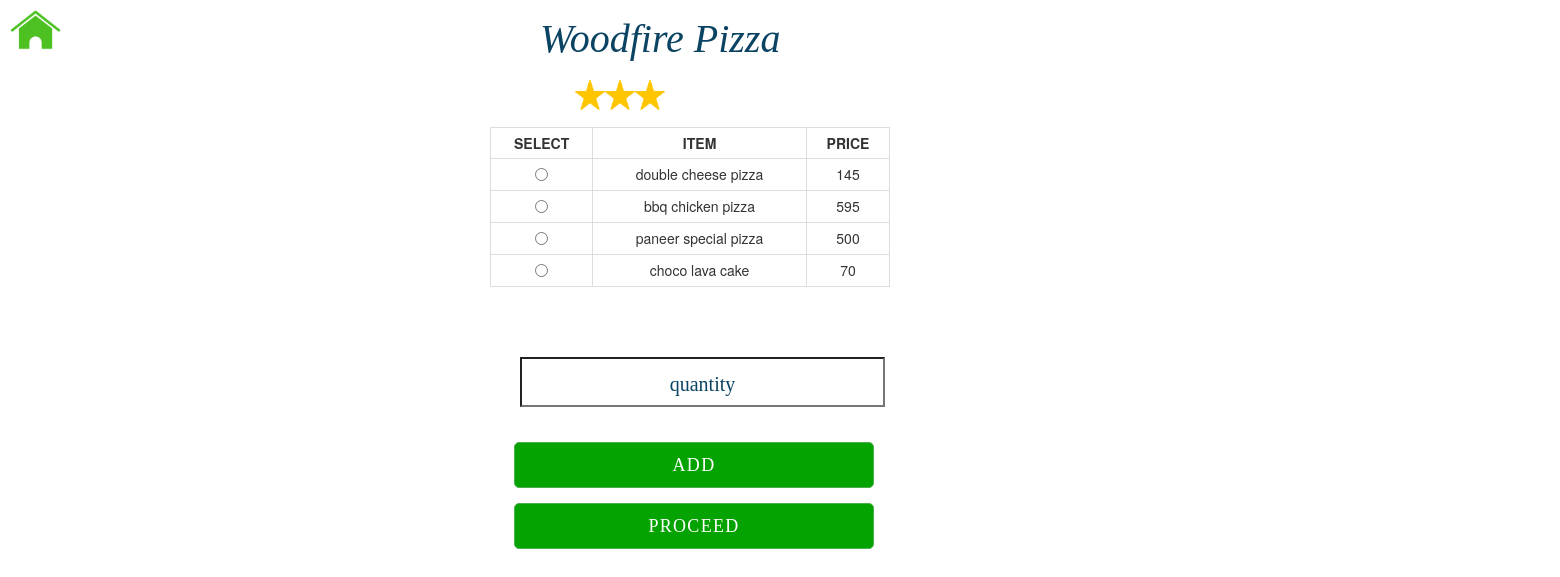
The app's page /wp.php with its own data.
### tables this page shows
CREATE TABLE `menu` (
  `item_id` int(11) NOT NULL,
  `rest_id` int(11) NOT NULL,
  `category` varchar(30) NOT NULL,
  `iname` varchar(30) NOT NULL,
  `price` int(30) NOT NULL
);

### wp.php (the view, shortened to what this page needs)
<!DOCTYPE html>
<html>
<head>
    <link href="styling.css" rel="stylesheet">
     <link href="css/bootstrap.min.css" rel="stylesheet">
    </head>
<body>
    <div class="container1">
         <a href="homecust.php"><img src="imgs/home8.png" class="hm1"></a>
          </div>
    <div id="tbl">
    <?php
    $restid=102;
   $tot=$_COOKIE["total"]; $link=@mysqli_connect("localhost","root","","quikchef") or die("Erro:Unable to connect: " . mysqli_connect_error());
                $sql5="select ratings from ratings where rest_id='$restid'";
    if($result5=mysqli_query($link,$sql5)){
           if(mysqli_num_rows($result5)>0){
        $row5=mysqli_fetch_array($result5,MYSQLI_ASSOC);
               $num=$row5["ratings"];
               echo '<div id="mg">';
               for($i=1;$i<=$num;$i++)
               {
                   echo '<img id="im" src="imgs/star.png">';
               }
               echo "</div>";
           }
    }
         echo '<p id="title">Woodfire Pizza</p>';
      $sql="select item_id,iname,price from menu where rest_id=102";
         if($result=mysqli_query($link,$sql)){
           if(mysqli_num_rows($result)>0){
               $d="<center><table class='tabl table table-stripped table-hover table-condensed table-bordered'>
               <tr>
                  <th style='text-align:center'>SELECT</th>
               <th style='text-align:center'>ITEM</th>
               <th style='text-align:center'>PRICE</th>
               </tr>
               ";
               while($row=mysqli_fetch_array($result,MYSQLI_ASSOC)){
                   $d.="<tr>";
                    $d.= "<td style='text-align:center'><input type='radio' name='item' value='".$row["item_id"]."'>
            </td>";
                   $d.= "<td style='text-align:center'>".$row["iname"]."</td>";
                   $d.= "<td style='text-align:center'>".$row["price"]."</td>";
                   $d.= "</tr>";
               }
              $d.="</table></center>";
           }
         }
    ?>
    </div>
    <div class="main" id="main1">
    <form name="myForm" method="post" action="wp.php" >
         <?php
        echo "<div id='tb'>".$d."</div>";
        ?>
        <div class="form-group">
            <input type="text" class="ut" name="qty" placeholder="quantity" size="30px" maxlength="20" ></div>
        <br />
        <div class="form-group">
            <input type="submit" name="add" class="btn btn-success btn-lg" id="button1" value="ADD" style="background-color:#04a301;"></div>
        <div class="form-group">
            <input type="submit" name="cont" class="btn btn-success btn-lg" id="button1" value="PROCEED" style="background-color:#04a301;"></div>
        </form>
    </div>
</body>
</html>

### styling.css (style rules this page uses)
body { background:url(imgs/appetizer.jpg) no-repeat center center; background-attachment:fixed; background-size:cover; }
.main { position:fixed; height:100px; width: 300px; }
.btn { width:320px; background-color:#ff0041; font-family:Arvo,serif; border-radius:60px; color:white; font-size:18px; padding:10px 70px; letter-spacing: 1.3px; }
#main1 { left:520px; border:none; }
.ut { height:50px; background:url(imgs/galaxy.jpg) no-repeat center center; color:white; font-size: 20px; }
::placeholder { color:white; font-family:Arvo,serif; text-align: center; }
#button1 { width:360px; background-color:#ff0041; font-family:Arvo,serif; border-radius:5px; color:white; font-size:18px; padding:10px 100px; letter-spacing: 1.3px; margin-left:-6px; }

### wp.php (style rules this page uses)
body { background:url(imgs/plain.jpg) no-repeat center center; background-attachment:fixed; background-size:cover; }
::placeholder { color:#0b4363; }
.hm1 { height: 40px; transform:translate(-20px,-20px) }
.container1 { max-width: 1000px; height:80px; padding:30px; }
#im { height:30px; width:30px; }
#mg { transform:translate(575px,0px); }
#title { font-family:Arvo,serif; font-style:italic; font-size:40px; color:#0b4363; transform:translate(540px,-100px); }
#tb { width:400px; transform:translate(-30px,-50px); }

### records on screen
menu: iname "double cheese pizza", price "145"
menu: iname "bbq chicken pizza", price "595"
menu: iname "paneer special pizza", price "500"
menu: iname "choco lava cake", price "70"
